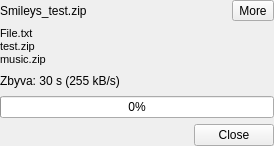
<ui version="4.0" >
 <class>FTUploadWidget</class>
 <widget class="QWidget" name="FTUploadWidget" >
  <property name="geometry" >
   <rect>
    <x>0</x>
    <y>0</y>
    <width>274</width>
    <height>146</height>
   </rect>
  </property>
  <property name="windowTitle" >
   <string>Form</string>
  </property>
  <layout class="QGridLayout" name="gridLayout" >
   <property name="margin" >
    <number>0</number>
   </property>
   <item row="2" column="0" colspan="3" >
    <widget class="QLabel" name="transferInfo" >
     <property name="text" >
      <string>Zbyva: 30 s (255 kB/s)</string>
     </property>
    </widget>
   </item>
   <item row="3" column="0" colspan="3" >
    <widget class="QProgressBar" name="progressBar" >
     <property name="value" >
      <number>0</number>
     </property>
    </widget>
   </item>
   <item row="4" column="1" colspan="2" >
    <widget class="QPushButton" name="reject" >
     <property name="text" >
      <string>Close</string>
     </property>
    </widget>
   </item>
   <item row="4" column="0" >
    <spacer name="horizontalSpacer" >
     <property name="orientation" >
      <enum>Qt::Horizontal</enum>
     </property>
     <property name="sizeHint" stdset="0" >
      <size>
       <width>40</width>
       <height>20</height>
      </size>
     </property>
    </spacer>
   </item>
   <item row="0" column="0" colspan="2" >
    <widget class="QLabel" name="filename" >
     <property name="text" >
      <string>Smileys_test.zip</string>
     </property>
    </widget>
   </item>
   <item row="0" column="2" >
    <widget class="QToolButton" name="toolButton" >
     <property name="text" >
      <string>More</string>
     </property>
     <property name="checkable" >
      <bool>true</bool>
     </property>
     <property name="toolButtonStyle" >
      <enum>Qt::ToolButtonTextOnly</enum>
     </property>
    </widget>
   </item>
   <item row="1" column="0" colspan="3" >
    <widget class="QLabel" name="more" >
     <property name="text" >
      <string>&lt;!DOCTYPE HTML PUBLIC "-//W3C//DTD HTML 4.0//EN" "http://www.w3.org/TR/REC-html40/strict.dtd">
&lt;html>&lt;head>&lt;meta name="qrichtext" content="1" />&lt;style type="text/css">
p, li { white-space: pre-wrap; }
&lt;/style>&lt;/head>&lt;body style=" font-family:'MS Shell Dlg 2'; font-size:8.25pt; font-weight:400; font-style:normal;">
&lt;p style=" margin-top:0px; margin-bottom:0px; margin-left:0px; margin-right:0px; -qt-block-indent:0; text-indent:0px;">&lt;span style=" font-size:8pt;">File.txt&lt;/span>&lt;/p>
&lt;p style=" margin-top:0px; margin-bottom:0px; margin-left:0px; margin-right:0px; -qt-block-indent:0; text-indent:0px; font-size:8pt;">test.zip&lt;/p>
&lt;p style=" margin-top:0px; margin-bottom:0px; margin-left:0px; margin-right:0px; -qt-block-indent:0; text-indent:0px; font-size:8pt;">music.zip&lt;/p>&lt;/body>&lt;/html></string>
     </property>
     <property name="textFormat" >
      <enum>Qt::RichText</enum>
     </property>
    </widget>
   </item>
  </layout>
 </widget>
 <resources/>
 <connections>
  <connection>
   <sender>toolButton</sender>
   <signal>clicked(bool)</signal>
   <receiver>more</receiver>
   <slot>setShown(bool)</slot>
   <hints>
    <hint type="sourcelabel" >
     <x>253</x>
     <y>2</y>
    </hint>
    <hint type="destinationlabel" >
     <x>237</x>
     <y>38</y>
    </hint>
   </hints>
  </connection>
 </connections>
</ui>
